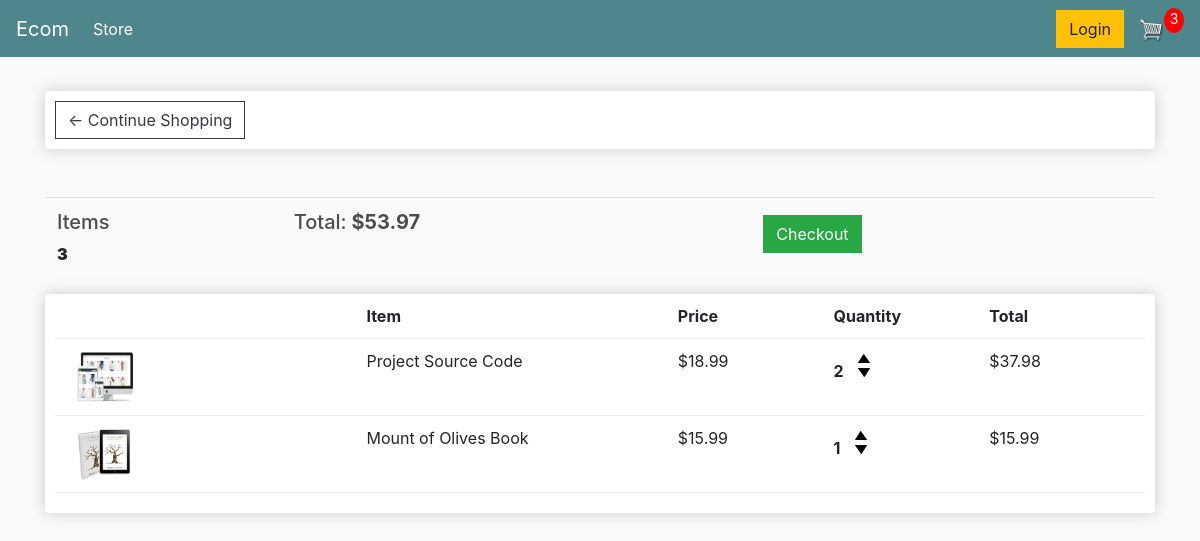
The app's page /cart/ (signed in) with its own data.
### store/models.py (models this page shows, shortened)
class Order(models.Model):
    customer= models.ForeignKey(Customer, on_delete=models.SET_NULL,blank=True,null=True)
    date_orderred=models.DateTimeField(auto_now_add=True)
    complete=models.BooleanField(default=False , null=True,blank=False)
    transaction_id = models.CharField(max_length=200 , null=True)
    @property
    def get_cart_total(self):
        orderitems = self.orderitem_set.all()
        total = sum([item.get_total for item in orderitems])
        return total
    @property
    def get_cart_items(self):
        orderitems = self.orderitem_set.all()
        total = sum([item.quantity for item in orderitems])
        return total

class OrderItem(models.Model):
    product = models.ForeignKey(Product, on_delete=models.SET_NULL,null=True)
    order = models.ForeignKey(Order, on_delete=models.SET_NULL,null=True)
    quantity= models.IntegerField(default=0,null=True,blank=True)
    date_added=models.DateTimeField(auto_now_add=True)
    @property
    def get_total(self):
        total = self.product.price * self.quantity
        return total

class Product(models.Model):
    name = models.CharField(max_length=200 , null=True)
    price = models.FloatField()
    digital = models.BooleanField(default=False,null=True , blank=False)
    image = models.ImageField(null=True , blank=True)
    @property
    def imageURL(self):
        try:
            url = self.image.url
        except:
            url = ''
        return url

### store/views.py (the view)
# urls.py: path('cart/', views.cart, name = 'cart'),
def cart(request):
        data = cartData(request)
        cartItems = data['cartItems']
        order = data['order']
        items = data['items']
        context = {'items':items, 'order':order, 'cartItems':cartItems}
        return render(request, 'store/cart.html', context)

### store/utils.py (called while the page is built)
def cartData(request):
    if request.user.is_authenticated:
        customer = request.user.customer
        order , created = Order.objects.get_or_create(customer=customer , complete=False)
        items =  order.orderitem_set.all()
        cartItems = order.get_cart_items
    else:
        cookieData = cookieCart(request)
        cartItems = cookieData['cartItems']
        order = cookieData['order']
        items = cookieData['items']
    return{'cartItems':cartItems ,'order':order, 'items':items}

### store/templates/store/cart.html
{% extends 'store/main.html' %}
{% load static %}
{% block content %}
<div class="row">
<div class="col-lg-12">
<div class = "box-element">
<a class="btn btn-outline-dark" href="{% url 'store' %}">&#x2190; Continue Shopping</a>
</div>
<br>
<br>
<table class = "table">
<tr>
<th><h5>Items </h5><strong>{{order.get_cart_items}}</strong></th>
<th><h5>Total:<strong> ${{order.get_cart_total|floatformat:2}}</strong></h5></th>
<th>
<a style="float:left; margin:5px" class="btn btn-success" href= "{% url 'checkout' %}">Checkout</a>
    </th>
</tr>
    </table>
<div class = "box-element">
<div class = "cart-row">
    <div style="flex:2"></div>
    <div style="flex:2"><strong>Item</strong></div>
    <div style="flex:1"><strong>Price</strong></div>
    <div style="flex:1"><strong>Quantity</strong></div>
    <div style="flex:1"><strong>Total</strong></div>
</div>
{% for item in items  %}
<div class = "cart-row">
    <div style="flex:2"><img class="row-image"  src="{{item.product.imageURL}}"></div>
    <div style="flex:2">{{item.product.name}}</div>
    <div style="flex:1">${{item.product.price|floatformat:2}}</div>
    <div style="flex:1">
        <p class="quantity">{{item.quantity}}</p>
        <div class="quantity">
            <img data-product={{item.product.id}} data-action="add"  class="chg-quantity update-cart" src="{% static  'images/arrow-up.png' %}">
            <img data-product={{item.product.id}} data-action="remove" class="chg-quantity update-cart" src="{% static  'images/arrow-down.png' %}">
        </div>
        </div>
        <div style="flex:1">${{item.get_total}}</div>
    </div>
    {% endfor %}
</div>
</div>
</div>
{% endblock content %}

### static/css/main.css (style rules this page uses)
body { background-color: blue; }
body { background-color: hsl(0, 0%, 98%); }
h1,h2,h3,h4,h5,h6 { color:hsl(0, 0%, 30%); }
.box-element { box-shadow:hsl(0, 0%, 80%) 0 0 16px; background-color: #fff; border-radius: 4px; padding: 10px; }
.col-lg-4, .col-lg-6, .col-lg-8, .col-lg-12 { margin-top: 10px; }
.btn { border-radius: 0; }
.row-image { width: 100px; }
.cart-row { display: flex; align-items: flex-stretch; padding-bottom: 10px; margin-bottom: 10px; border-bottom: 1px solid #ececec; }
.quantity { display: inline-block; font-weight: 700; padding-right:10px; }
.chg-quantity { width: 12px; cursor: pointer; display: block; margin-top: 5px; transition:.1s; }

### records on screen
Order: get_cart_items "3", get_cart_total "53.97"
OrderItem: product.imageURL (picture), product.name "Project Source Code", product.price "18.99", quantity "2", get_total "37.98"
OrderItem: product.imageURL (picture), product.name "Mount of Olives Book", product.price "15.99", quantity "1", get_total "15.99"

### other values on screen
{{ cartItems }} "3"
